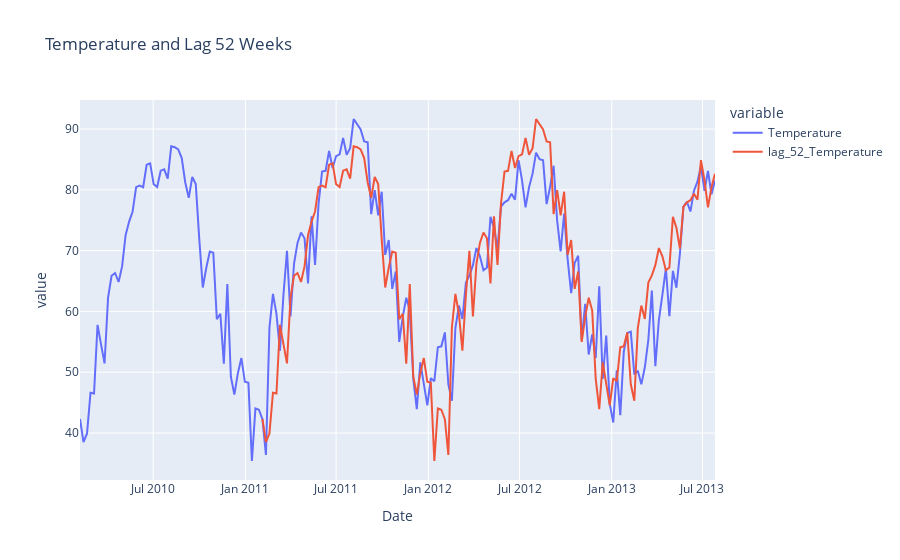

Notebook code for this chart:
### Code cell
view_data_horizon(data, target="Temperature")

### Figure 1 — Plotly figure (JSON) as saved in the notebook; plotly's stock layout.template omitted (floating-point values rounded to 4 significant figures; data arrays with more than 128 entries replaced by an {"elided": "..."} marker saying what was removed)
{"data": [{"hovertemplate": "variable=Temperature<br>Date=%{x}<br>value=%{y}<extra></extra>", "legendgroup": "Temperature", "line": {"color": "#636efa", "dash": "solid"}, "marker": {"symbol": "circle"}, "mode": "lines", "name": "Temperature", "orientation": "v", "showlegend": true, "type": "scatter", "x": {"elided": "182 str values"}, "xaxis": "x", "y": {"elided": "182 float values"}, "yaxis": "y"}, {"hovertemplate": "variable=lag_52_Temperature<br>Date=%{x}<br>value=%{y}<extra></extra>", "legendgroup": "lag_52_Temperature", "line": {"color": "#EF553B", "dash": "solid"}, "marker": {"symbol": "circle"}, "mode": "lines", "name": "lag_52_Temperature", "orientation": "v", "showlegend": true, "type": "scatter", "x": {"elided": "182 str values"}, "xaxis": "x", "y": {"elided": "182 float values"}, "yaxis": "y"}], "layout": {"legend": {"title": {"text": "variable"}, "tracegroupgap": 0}, "title": {"text": "Temperature and Lag 52 Weeks"}, "xaxis": {"anchor": "y", "domain": [0, 1], "title": {"text": "Date"}}, "yaxis": {"anchor": "x", "domain": [0, 1], "title": {"text": "value"}}}}
